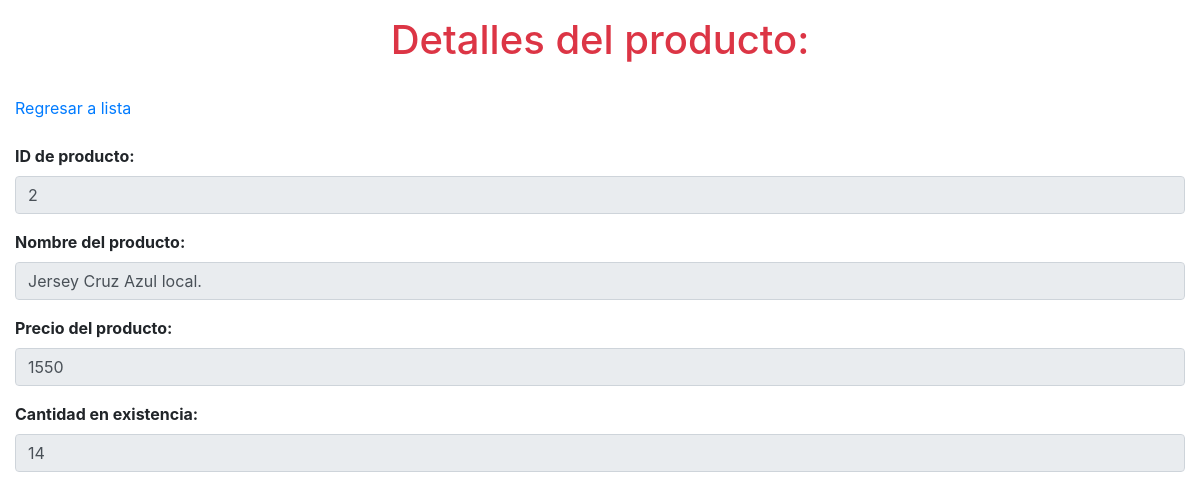
/productos/view.php?id_producto=2, run on the app's committed database.
### tables this page shows
CREATE TABLE productos (
	id_producto INTEGER PRIMARY KEY AUTOINCREMENT,
    producto VARCHAR (100) NOT NULL,
    precio FLOAT NOT NULL,
    existencias INTEGER NOT NULL
);

### productos/db/db_view.php (the view)
<?php
    $id_producto = $_GET["id_producto"];
    $db = new SQLite3("../tienda.db");
    $resultado = $db->query("SELECT * from productos where id_producto='$id_producto';");
    while ($row = $resultado->fetchArray()) {
        $id_producto = $row["id_producto"];
        $producto = $row['producto'];
        $precio = $row['precio'];
        $existencias = $row['existencias'];
    }
    $form = "
        <div class='form-group font-weight-bold'>
            <label for='id_producto'>ID de producto:</label>
            <input type='text' readonly class='form-control' id='id_producto' name='id_producto' aria-describedby='ID producto' value='$id_producto'>
        </div>
        <div class='form-group font-weight-bold'>
            <label for='producto'>Nombre del producto:</label>
            <input type='text' readonly class='form-control' id='producto' name='producto' aria-describedby='producto' value='$producto'>
        </div>
        <div class='form-group font-weight-bold'>
            <label for='precio'>Precio del producto:</label>
            <input type='number' readonly class='form-control' id='precio' name='precio' aria-describedby='precio' value='$precio'>
        </div>
        <div class='form-group font-weight-bold'>
            <label for='existencias'>Cantidad en existencia:</label>
            <input type='number' readonly class='form-control' id='existencias' name='existencias' aria-describedby='precio' value='$existencias'>
        </div>
        ";
    print($form);
?>

### data on the page
productos: id_producto "2", producto "Jersey Cruz Azul local.", precio "1550", existencias "14"
